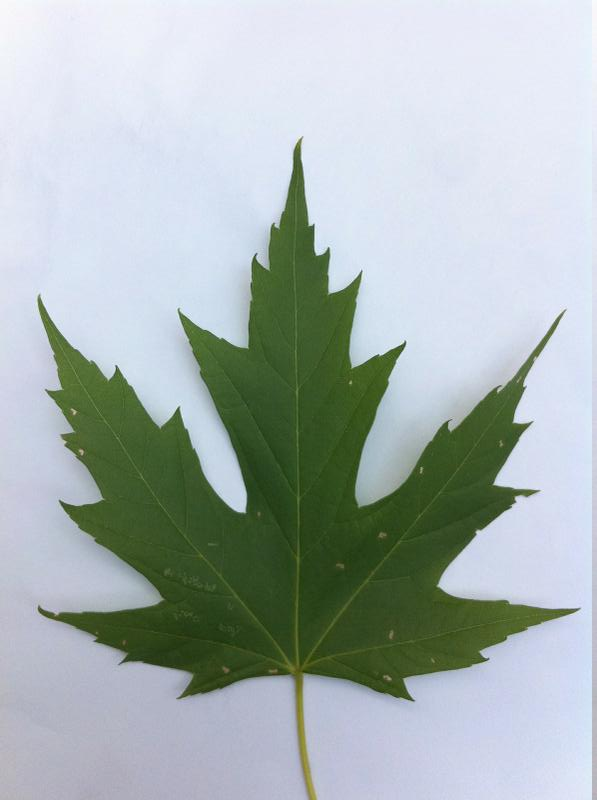
#> input picture images/testing/acer.jpg, 597 x 800 px
$ python leaf-detector.py images/testing/acer.jpg --training images/testing   (Python 2 division)
#> lines starting #> are read from the running program, lines starting #| are printed output that depends on the picture
### localbinarypatterns/localbinarypatterns.py
# The MIT License (MIT)
#
# Copyright (c) 2016 Olya Matveeva <olya11vladimirovna@gmail.com>
#
# Permission is hereby granted, free of charge, to any person obtaining a copy
# of this software and associated documentation files (the "Software"), to deal
# in the Software without restriction, including without limitation the rights
# to use, copy, modify, merge, publish, distribute, sublicense, and/or sell
# copies of the Software, and to permit persons to whom the Software is
# furnished to do so, subject to the following conditions:
#
# The above copyright notice and this permission notice shall be included in
# all copies or substantial portions of the Software.
#
# THE SOFTWARE IS PROVIDED "AS IS", WITHOUT WARRANTY OF ANY KIND, EXPRESS OR
# IMPLIED, INCLUDING BUT NOT LIMITED TO THE WARRANTIES OF MERCHANTABILITY,
# FITNESS FOR A PARTICULAR PURPOSE AND NONINFRINGEMENT. IN NO EVENT SHALL THE
# AUTHORS OR COPYRIGHT HOLDERS BE LIABLE FOR ANY CLAIM, DAMAGES OR OTHER
# LIABILITY, WHETHER IN AN ACTION OF CONTRACT, TORT OR OTHERWISE, ARISING FROM,
# OUT OF OR IN CONNECTION WITH THE SOFTWARE OR THE USE OR OTHER DEALINGS IN THE
# SOFTWARE.from skimage import feature

import numpy as np
from skimage import feature


class LocalBinaryPatterns:
    def __init__(self, numPoints, radius):
        self.numPoints = numPoints
        self.radius = radius

    def describe(self, image, eps=1e-7):
        lbp = feature.local_binary_pattern(image, self.numPoints,
            self.radius, method="uniform")
        (hist, _) = np.histogram(lbp.ravel(),
            bins=np.arange(0, self.numPoints + 3),
            range=(0, self.numPoints + 2))

        # normalize the histogram
        hist = hist.astype("float")
        hist /= (hist.sum() + eps)

        return hist

### cli.py
# The MIT License (MIT)
#
# Copyright (c) 2016 Olya Matveeva <olya11vladimirovna@gmail.com>
#
# Permission is hereby granted, free of charge, to any person obtaining a copy
# of this software and associated documentation files (the "Software"), to deal
# in the Software without restriction, including without limitation the rights
# to use, copy, modify, merge, publish, distribute, sublicense, and/or sell
# copies of the Software, and to permit persons to whom the Software is
# furnished to do so, subject to the following conditions:
#
# The above copyright notice and this permission notice shall be included in
# all copies or substantial portions of the Software.
#
# THE SOFTWARE IS PROVIDED "AS IS", WITHOUT WARRANTY OF ANY KIND, EXPRESS OR
# IMPLIED, INCLUDING BUT NOT LIMITED TO THE WARRANTIES OF MERCHANTABILITY,
# FITNESS FOR A PARTICULAR PURPOSE AND NONINFRINGEMENT. IN NO EVENT SHALL THE
# AUTHORS OR COPYRIGHT HOLDERS BE LIABLE FOR ANY CLAIM, DAMAGES OR OTHER
# LIABILITY, WHETHER IN AN ACTION OF CONTRACT, TORT OR OTHERWISE, ARISING FROM,
# OUT OF OR IN CONNECTION WITH THE SOFTWARE OR THE USE OR OTHER DEALINGS IN THE
# SOFTWARE.


import argparse
from logging import DEBUG
import os
import sys

import errors
from logger import logger


def parse_cli():
    parser = argparse.ArgumentParser(
        description="Detector types of plans by photos of their trees."
    )
    parser.add_argument('leaf_image', type=str, nargs='+',
                        help="Path to leaf image to recognize")
    parser.add_argument("-t", "--training", required=True,
                        help="Path to the directory with training images.")
    parser.add_argument('-T', '--thresholding', default=False,
                        action='store_true', help='Enable images thresholding')
    parser.add_argument('-r', '--resize', default=False,  action='store_true',
                        help='Enable images resizing')
    parser.add_argument('-v', '--verbose', default=False,  action='store_true',
                        help='Enable debug logging')

    args = parser.parse_args()

    if args.verbose:
        logger.setLevel(DEBUG)

    if not all(os.path.isfile(leaf) for leaf in args.leaf_image):
        raise errors.LeadDetectionError('Not found images: {0}!'.format(
            args.leaf_image))

    if not os.path.isdir(args.training):
        raise errors.LeadDetectionError('Directory {0} doesn\'t exist!'.format(
            args.training))

    return args.leaf_image, args.training, args.thresholding, args.resize

### leaf-detector.py
# The MIT License (MIT)
#
# Copyright (c) 2016 Olya Matveeva <olya11vladimirovna@gmail.com>
#
# Permission is hereby granted, free of charge, to any person obtaining a copy
# of this software and associated documentation files (the "Software"), to deal
# in the Software without restriction, including without limitation the rights
# to use, copy, modify, merge, publish, distribute, sublicense, and/or sell
# copies of the Software, and to permit persons to whom the Software is
# furnished to do so, subject to the following conditions:
#
# The above copyright notice and this permission notice shall be included in
# all copies or substantial portions of the Software.
#
# THE SOFTWARE IS PROVIDED "AS IS", WITHOUT WARRANTY OF ANY KIND, EXPRESS OR
# IMPLIED, INCLUDING BUT NOT LIMITED TO THE WARRANTIES OF MERCHANTABILITY,
# FITNESS FOR A PARTICULAR PURPOSE AND NONINFRINGEMENT. IN NO EVENT SHALL THE
# AUTHORS OR COPYRIGHT HOLDERS BE LIABLE FOR ANY CLAIM, DAMAGES OR OTHER
# LIABILITY, WHETHER IN AN ACTION OF CONTRACT, TORT OR OTHERWISE, ARISING FROM,
# OUT OF OR IN CONNECTION WITH THE SOFTWARE OR THE USE OR OTHER DEALINGS IN THE
# SOFTWARE.

import sys
import warnings

import cv2
from imutils import paths
from localbinarypatterns.localbinarypatterns import LocalBinaryPatterns
from sklearn.svm import LinearSVC

from cli import parse_cli
from logger import logger
import settings
from utils import ResisedImage
from utils import SegmentedImage

from tqdm import tqdm


warnings.filterwarnings("ignore")


def en_ru(en):
    if settings.enable_rus and en in settings.dictionary:
        return settings.dictionary[en].encode('utf8')
    else:
        return en


def image_holder(images_dictionary):
    images = [(path, label)
              for label, img in images_dictionary.items()
              for path in reversed(img)]
    while len(images) > 0:
        yield images.pop()


def get_training_images(training_dir):
#> called with training_dir = 'images/testing'
    training_images = dict()
    for image_path in paths.list_images(training_dir):
                leaf_sort = image_path.split("/")[-2]
                if leaf_sort in training_images:
                    training_images[leaf_sort].append(image_path)
                else:
                    training_images[leaf_sort] = [image_path]
#> pass 2 of the loop in get_training_images, `for image_path in paths.list_images(training_dir):`:
    return training_images


def perform_training(patters_operator, training_images,
                     resize=False, thresholding=False):
#> called with resize = False, thresholding = False
    model = LinearSVC(C=100.0, random_state=42)

    data = []
    labels = []

    for imagePath, label in tqdm([i for i in image_holder(training_images)],
                                 leave=True):

        image = cv2.imread(imagePath)
#> image is the input picture: shape (800, 597, 3); mean B, G, R 179.6, 181, 169.7

        if resize:
            image = ResisedImage(image, settings.default_size)

        gray_image = cv2.cvtColor(image.resized_image
                                  if hasattr(image, 'resized_image')
                                  else image,
                                  cv2.COLOR_BGR2GRAY)
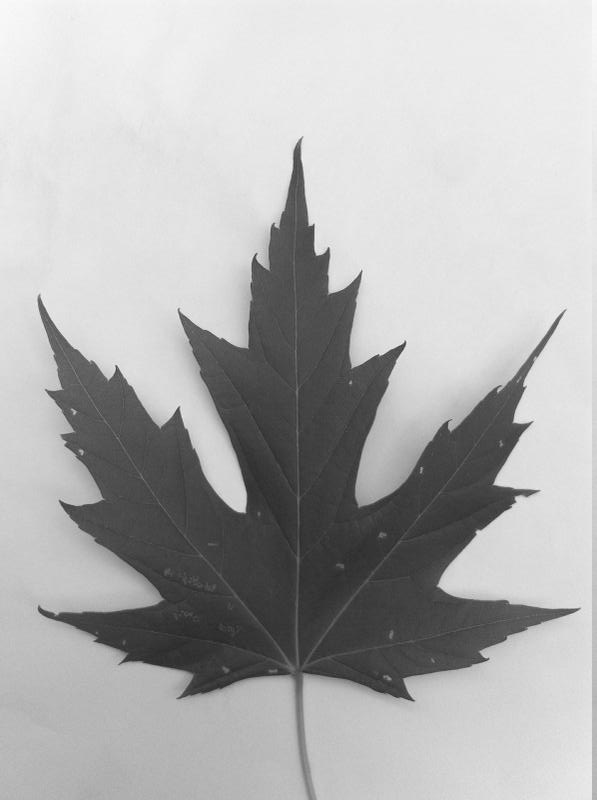
#> gray_image: shape (800, 597); min 40, max 250, mean 177.5

        if thresholding:
            gray_image = SegmentedImage(gray_image)

        histogram = patters_operator.describe(
            gray_image.segmented_image
            if hasattr(gray_image, 'segmented_image') else gray_image)
#> in describe, `lbp = feature.local_binary_pattern(image, self.numPoints, self.radius,..`:
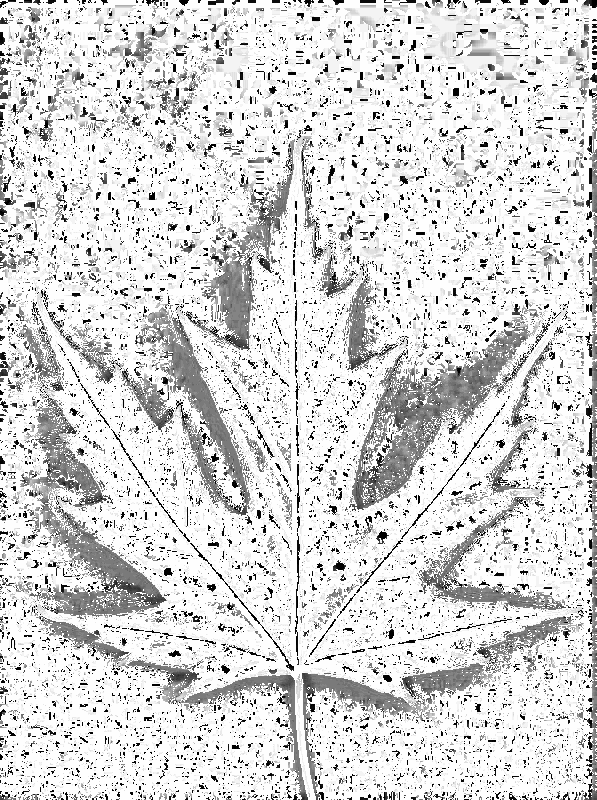
#> lbp: shape (800, 597) float64; min 0, max 25, mean 21.1; drawn with min black and max white
#> in describe, `(hist, _) = np.histogram(lbp.ravel(), bins=np.arange(0, self.numPoints..`: hist = 26 values, max 303449 at index 25, min 1845 at index 4, mean 18369.2
#> in describe, `hist /= (hist.sum() + eps)`: hist = 26 values, max 0.635 at index 25, min 0.00386 at index 4, mean 0.0385
#> histogram has the same summary as hist in describe

        labels.append(label)
        data.append(histogram)
#> pass 2 of the loop in perform_training, `for imagePath, label in tqdm([i for i in image_holder(training_images)],`:
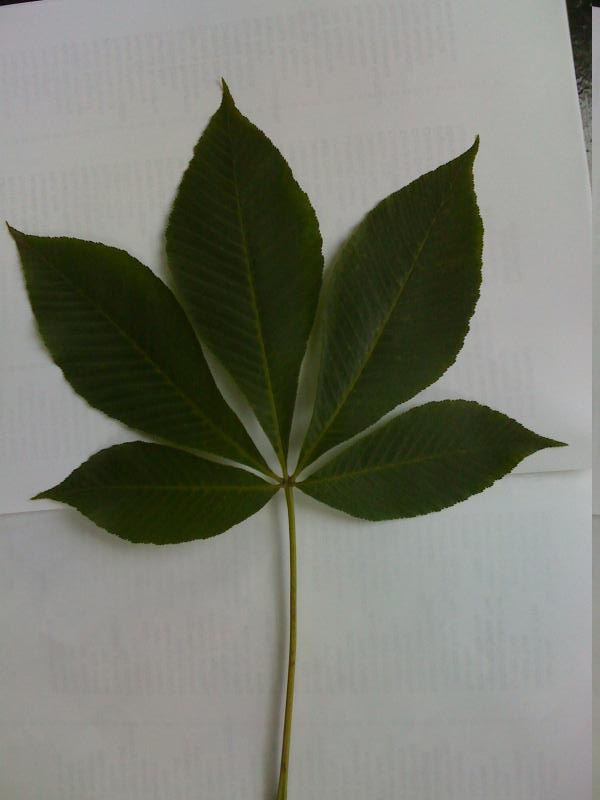
#> input picture images/testing/aesculus.jpg, 600 x 800 px
#> in perform_training, image is the input picture: shape (800, 600, 3); mean B, G, R 112.3, 123.5, 121.2
#> in perform_training, `gray_image = cv2.cvtColor(image.resized_image if hasattr(image, 'resiz..`:
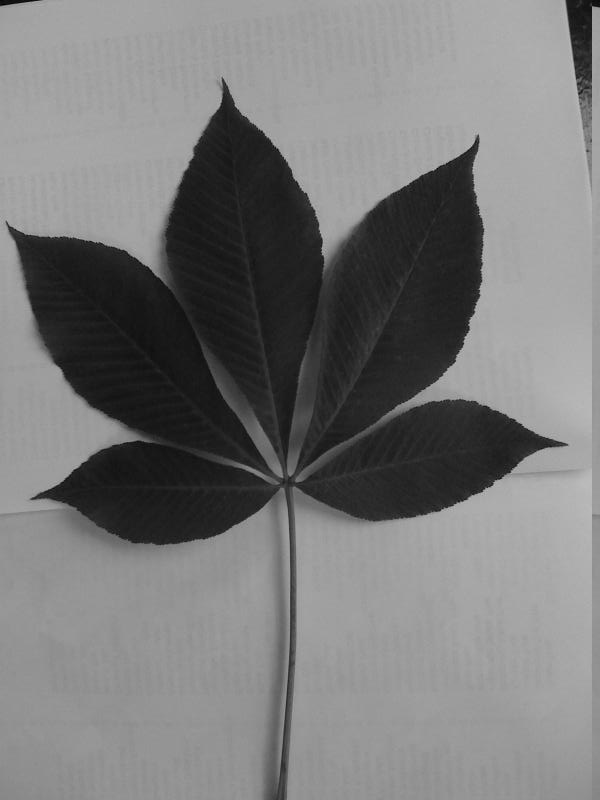
#> gray_image: shape (800, 600); min 1, max 193, mean 121.6
#> in describe (call 2), `lbp = feature.local_binary_pattern(image, self.numPoints, self.radius,..`:
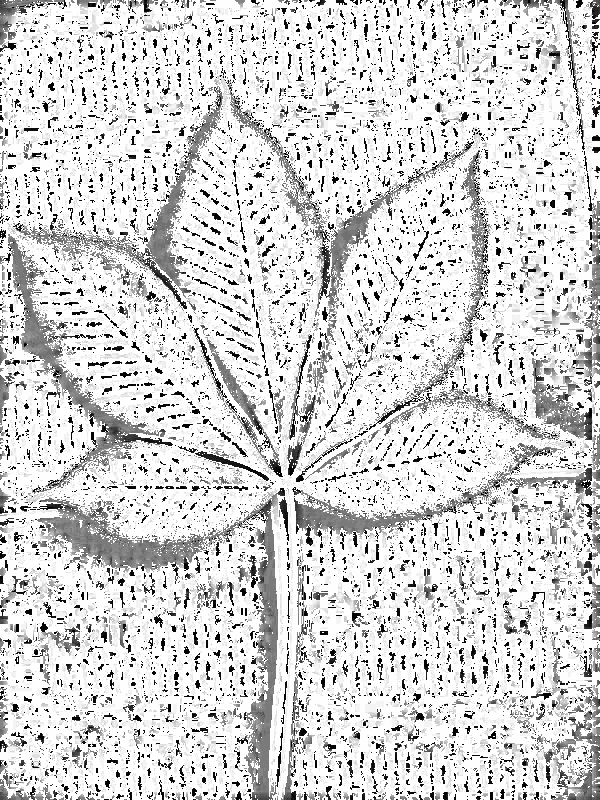
#> lbp: shape (800, 600) float64; min 0, max 25, mean 20.8; drawn with min black and max white
#> in describe (call 2), `(hist, _) = np.histogram(lbp.ravel(), bins=np.arange(0, self.numPoints..`: hist = 26 values, max 302760 at index 25, min 1852 at index 18, mean 18461.5
#> in describe (call 2), `hist /= (hist.sum() + eps)`: hist = 26 values, max 0.631 at index 25, min 0.00386 at index 18, mean 0.0385
#> histogram has the same summary as hist in describe

    print '\n'
#> (the run stopped early here; a loop or call above may not have finished)
